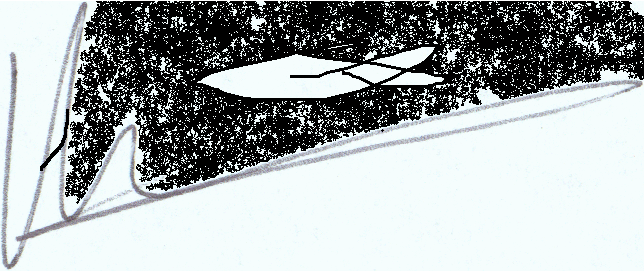
#> input picture Code/testimage/User.2.5.png, 644 x 272 px
$ python test.py
#> lines starting #> are read from the running program, lines starting #| are printed output that depends on the picture
import numpy as np
import cv2

image = cv2.imread('testimage/User.2.5.png')
#> image is the input picture: shape (272, 644, 3); mean B, G, R 170.7, 170.1, 164.4
result = image.copy()
image = cv2.cvtColor(image, cv2.COLOR_BGR2HSV)
#> image: shape (272, 644, 3); mean H, S, V 62.2, 7.3, 171.1
lower = np.array([90, 38, 0])
upper = np.array([145, 255, 255])
mask = cv2.inRange(image, lower, upper)
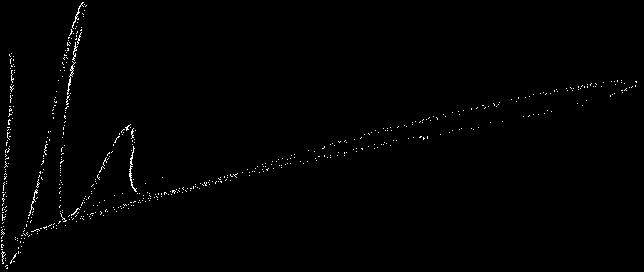
#> mask: shape (272, 644); 0.81% white in thin lines or dots

kernel = cv2.getStructuringElement(cv2.MORPH_RECT, (3,3))
opening = cv2.morphologyEx(mask, cv2.MORPH_OPEN, kernel, iterations=1)
#> opening: shape (272, 644); every value is 0
close = cv2.morphologyEx(opening, cv2.MORPH_CLOSE, kernel, iterations=2)

cnts = cv2.findContours(close, cv2.RETR_EXTERNAL, cv2.CHAIN_APPROX_SIMPLE)
#> cnts = 0 contours
cnts = cnts[0] if len(cnts) == 2 else cnts[1]
#> cnts = []

cv2.imshow("mask", kernel)
boxes = []
for c in cnts:
    (x, y, w, h) = cv2.boundingRect(c)
    boxes.append([x,y, x+w,y+h])
#> this loop made 0 passes
#> after the loop, boxes = []
while True:
    if cv2.waitKey(1) & 0xFF == ord('q'):
#> (key q is pressed here)
        pass


boxes = np.asarray(boxes)
left = np.min(boxes[:,0])
top = np.min(boxes[:,1])
right = np.max(boxes[:,2])
bottom = np.max(boxes[:,3])

result[close==0] = (255,255,255)
ROI = result[top:bottom, left:right].copy()
cv2.rectangle(result, (left,top), (right,bottom), (36, 255, 12), 2)

cv2.imshow('result', result)
cv2.imshow('ROI', ROI)
cv2.imshow('close', close)
cv2.imwrite('result.png', result)
cv2.imwrite('ROI.png', ROI)
cv2.waitKey()

$ run again, with Code/testimage/genuine-04.png copied over Code/testimage/User.2.5.png
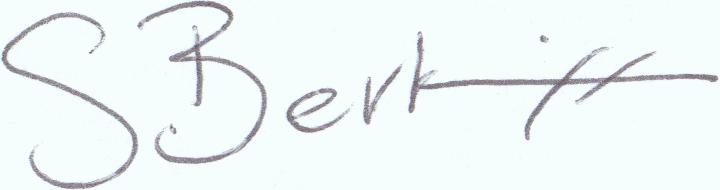
#> input picture Code/testimage/genuine-04.png, 720 x 190 px
#> image is the input picture: shape (190, 720, 3); mean B, G, R 246.1, 245.3, 238.2
#> image: shape (190, 720, 3); mean H, S, V 91.7, 9.6, 246.5
#> `mask = cv2.inRange(image, lower, upper)`:
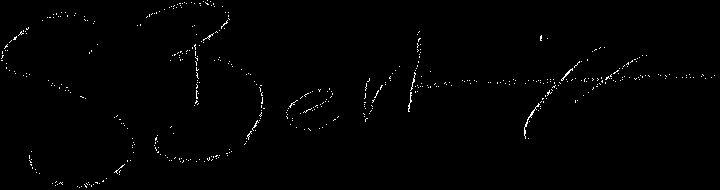
#> mask: shape (190, 720); 0.81% white in thin lines or dots
#> opening: shape (190, 720); every value is 0
#> `cnts = cv2.findContours(close, cv2.RETR_EXTERNAL, cv2.CHAIN_APPROX_SIM..`: cnts = 0 contours
#> `cnts = cnts[0] if len(cnts) == 2 else cnts[1]`: cnts = []
